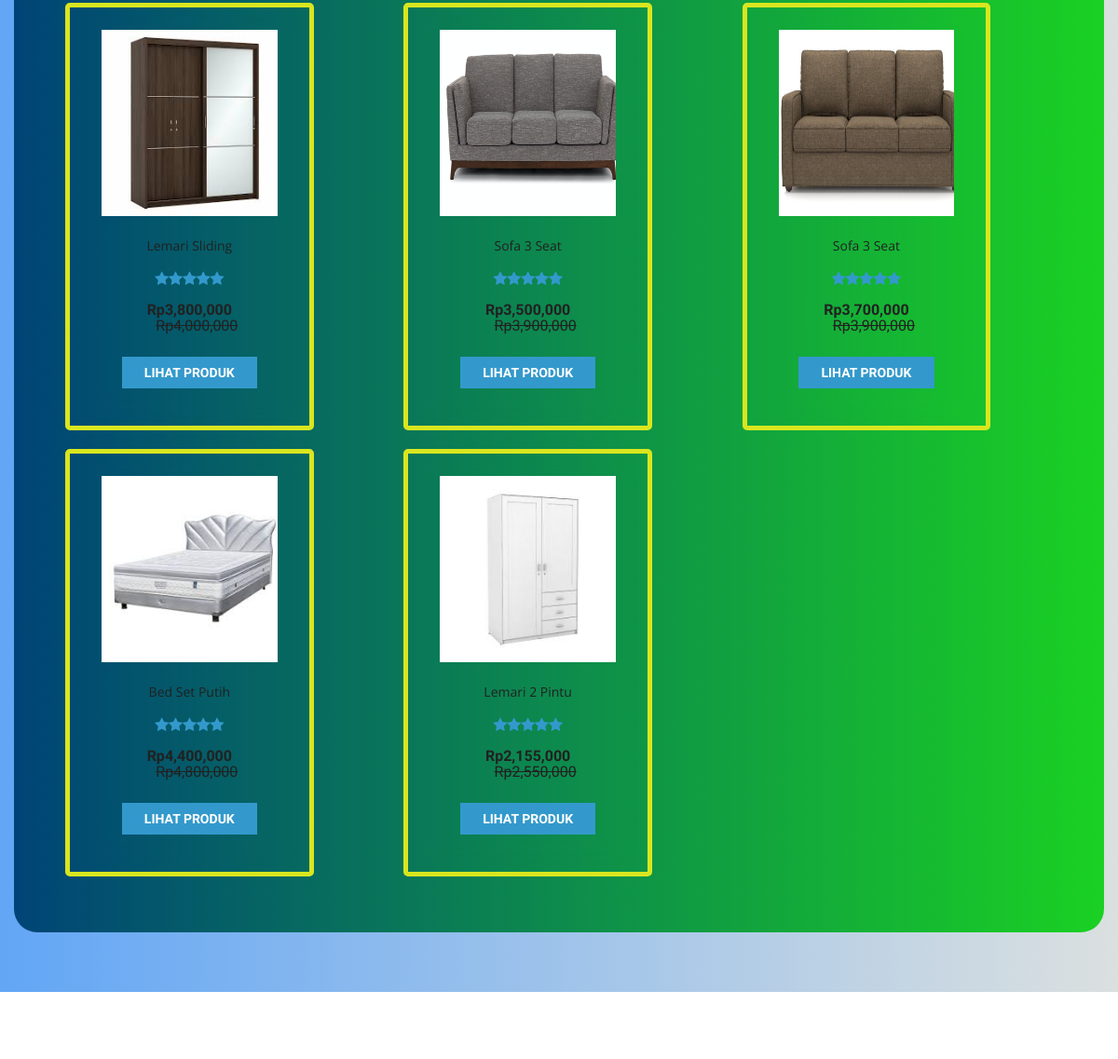
Before: / (middle part) with the older database file.
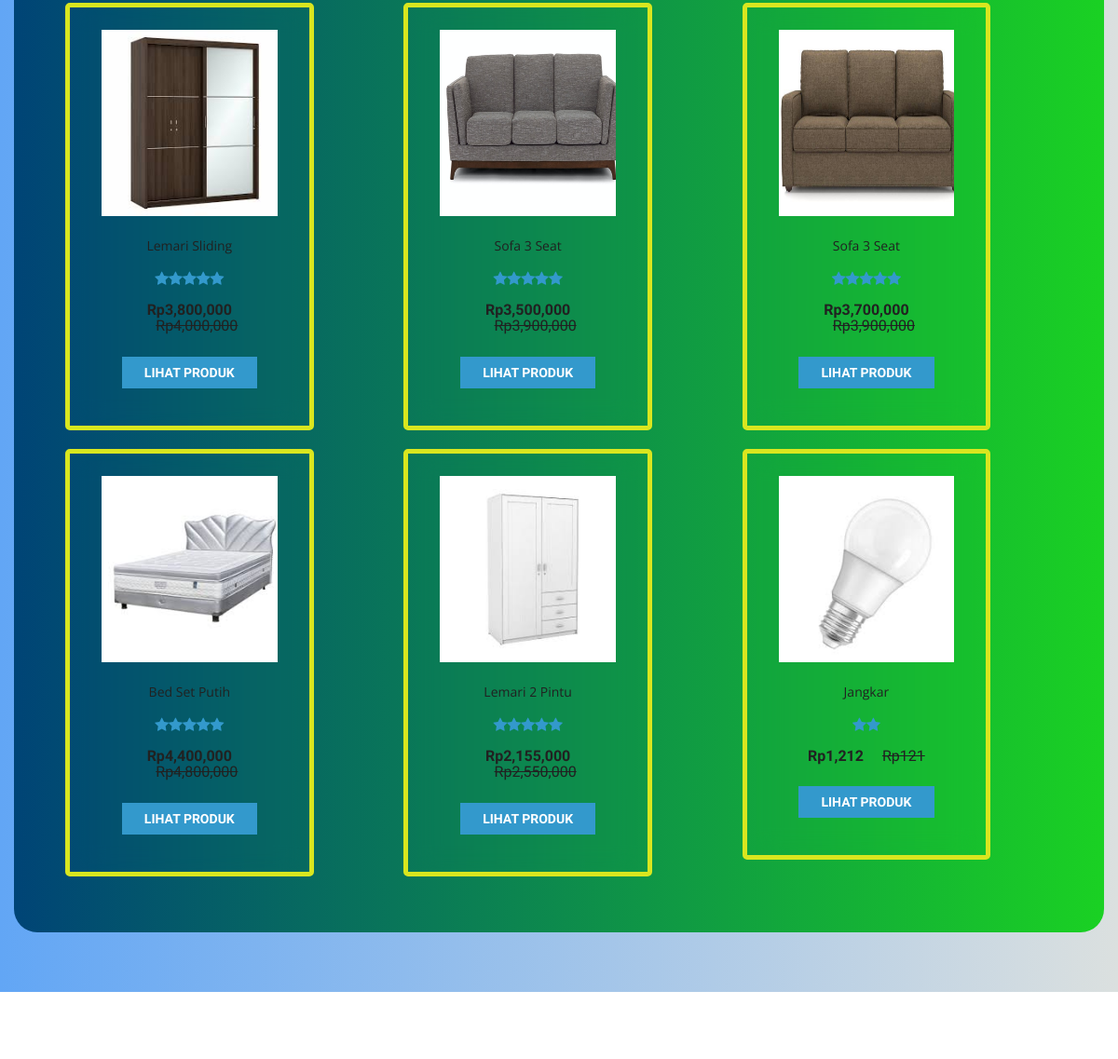
After: the same page with the newer database file.
### tables this page shows
CREATE TABLE `produk` (
  `idproduk` int(11) NOT NULL,
  `idkategori` int(11) NOT NULL,
  `namaproduk` varchar(30) NOT NULL,
  `gambar` varchar(100) NOT NULL,
  `deskripsi` varchar(200) NOT NULL,
  `rate` int(11) NOT NULL,
  `hargabefore` int(11) NOT NULL,
  `hargaafter` int(11) NOT NULL,
  `tgldibuat` timestamp NOT NULL DEFAULT current_timestamp()
);

### index.php (the view, shortened to what this page needs)
<?php
include 'dbconnect.php';
?>
<!DOCTYPE html>
<html>
<head>
<link href="css/bootstrap.css" rel="stylesheet" type="text/css" media="all" />
<link href="css/style.css" rel="stylesheet" type="text/css" media="all" />
<link href="css/font-awesome.css" rel="stylesheet">
</head>
<body>
	<section id="produk">
	<div class="top-brands">
		<div class="container">
			<div class="grid_3 grid_5">
				<div class="bs-example bs-example-tabs" role="tabpanel" data-example-id="togglable-tabs">
					<div id="myTabContent" class="tab-content">
						<div role="tabpanel" class="tab-pane fade in active" id="expeditions" aria-labelledby="expeditions-tab">
							<div class="agile_top_brands_grids">
							<?php
											$brgs=mysqli_query($conn,"SELECT * from produk order by idproduk ASC");
											while($p=mysqli_fetch_array($brgs)){
												?>
								<div class="col-md-4 top_brand_left">
									<div class="hover14 column">
										<div class="agile_top_brand_left_grid">
											<div class="agile_top_brand_left_grid1">
												<figure>
													<div class="snipcart-item block" >
														<div class="snipcart-thumb">
															<a href="product.php?idproduk=<?php echo $p['idproduk'] ?>"><img title=" " alt=" " src="<?php echo $p['gambar']?>" width="200px" height="200px" /></a>
															<p><?php echo $p['namaproduk'] ?></p>
															<div class="stars">
															<?php
															$rate = $p['rate'];
															for($n=1;$n<=$rate;$n++){
																echo '<i class="fa fa-star blue-star" aria-hidden="true"></i>';
															};
															?>
															</div>
															<h4>Rp<?php echo number_format($p['hargaafter']) ?> <span>Rp<?php echo number_format($p['hargabefore']) ?></span></h4>
														</div>
														<div class="snipcart-details top_brand_home_details">
																<fieldset>
																	<a href="product.php?idproduk=<?php echo $p['idproduk'] ?>"><input type="submit" class="button" value="Lihat Produk" /></a>
																</fieldset>
														</div>
													</div>
												</figure>
											</div>
										</div>
									</div>
								</div>
								<?php
											}
								?>
								<div class="clearfix"> </div>
							</div>
						</div>
					</div>
				</div>
			</div>
		</div>
	</div>
	</section>
	<section id="about">
	<div class="about">
	</div>
	</section>
<link href="css/skdslider.css" rel="stylesheet">
</body>
</html>

Changed rows visible on the page:
added produk: gambar (picture), namaproduk "Jangkar", rate 2 (drawn), hargaafter "1,212", hargabefore "121"
